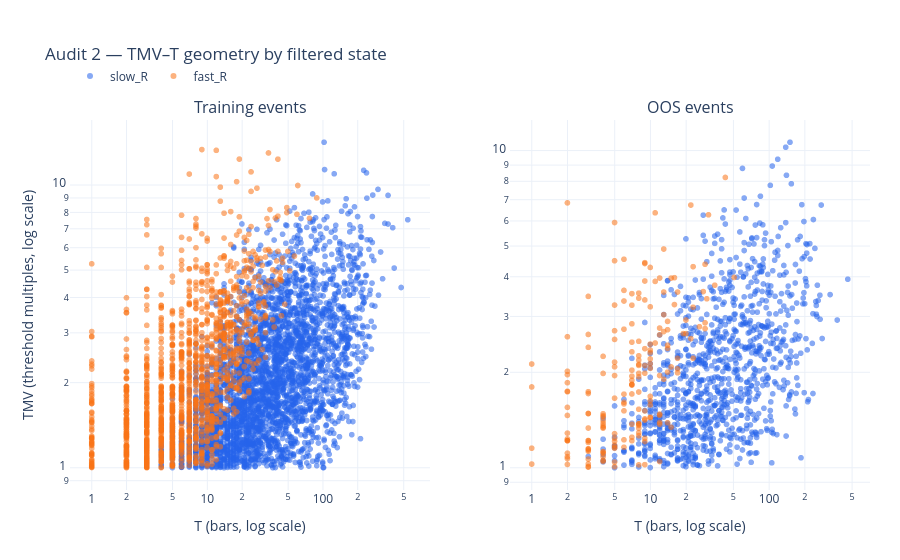

Source (notebook cell):
### Markdown cell above
## Audit 2: TMV–T geometry

Because $R = \mathrm{TMV}\,\theta/T$, equal R lies along a diagonal relationship in TMV–T space. Both axes are logarithmic. This chart reveals whether `fast_R` genuinely corresponds to high movement per unit time, even when two price-chart segments look similar.

### Code cell
tmv_t_audit_fig = plot_hmm_tmv_t_space(audit_events)
tmv_t_audit_fig.show()

### Figure 1 — Plotly figure (JSON) as saved in the notebook; plotly's stock layout.template omitted (floating-point values rounded to 4 significant figures; data arrays with more than 128 entries replaced by an {"elided": "..."} marker saying what was removed)
{"data": [{"customdata": {"elided": "3406x4 mixed values"}, "hovertemplate": "event=%{customdata[0]:.0f}<br>direction=%{customdata[1]}<br>T=%{x:.0f} bars<br>TMV=%{y:.4f}<br>R=%{customdata[2]:.3e}<br>state probability=%{customdata[3]:.3f}<extra></extra>", "legendgroup": "slow_R", "marker": {"color": "#2563eb", "opacity": 0.55, "size": 6}, "mode": "markers", "name": "slow_R", "showlegend": true, "x": {"elided": "3406 int values"}, "y": {"elided": "3406 float values"}, "type": "scattergl", "xaxis": "x", "yaxis": "y"}, {"customdata": {"elided": "1442x4 mixed values"}, "hovertemplate": "event=%{customdata[0]:.0f}<br>direction=%{customdata[1]}<br>T=%{x:.0f} bars<br>TMV=%{y:.4f}<br>R=%{customdata[2]:.3e}<br>state probability=%{customdata[3]:.3f}<extra></extra>", "legendgroup": "fast_R", "marker": {"color": "#f97316", "opacity": 0.55, "size": 6}, "mode": "markers", "name": "fast_R", "showlegend": true, "x": {"elided": "1442 int values"}, "y": {"elided": "1442 float values"}, "type": "scattergl", "xaxis": "x", "yaxis": "y"}, {"customdata": {"elided": "1019x4 mixed values"}, "hovertemplate": "event=%{customdata[0]:.0f}<br>direction=%{customdata[1]}<br>T=%{x:.0f} bars<br>TMV=%{y:.4f}<br>R=%{customdata[2]:.3e}<br>state probability=%{customdata[3]:.3f}<extra></extra>", "legendgroup": "slow_R", "marker": {"color": "#2563eb", "opacity": 0.55, "size": 6}, "mode": "markers", "name": "slow_R", "showlegend": false, "x": {"elided": "1019 int values"}, "y": {"elided": "1019 float values"}, "type": "scattergl", "xaxis": "x2", "yaxis": "y2"}, {"customdata": {"elided": "193x4 mixed values"}, "hovertemplate": "event=%{customdata[0]:.0f}<br>direction=%{customdata[1]}<br>T=%{x:.0f} bars<br>TMV=%{y:.4f}<br>R=%{customdata[2]:.3e}<br>state probability=%{customdata[3]:.3f}<extra></extra>", "legendgroup": "fast_R", "marker": {"color": "#f97316", "opacity": 0.55, "size": 6}, "mode": "markers", "name": "fast_R", "showlegend": false, "x": {"elided": "193 int values"}, "y": {"elided": "193 float values"}, "type": "scattergl", "xaxis": "x2", "yaxis": "y2"}], "layout": {"xaxis": {"anchor": "y", "domain": [0.0, 0.45], "title": {"text": "T (bars, log scale)"}, "type": "log"}, "yaxis": {"anchor": "x", "domain": [0.0, 1.0], "title": {"text": "TMV (threshold multiples, log scale)"}, "type": "log"}, "xaxis2": {"anchor": "y2", "domain": [0.55, 1.0], "title": {"text": "T (bars, log scale)"}, "type": "log"}, "yaxis2": {"anchor": "x2", "domain": [0.0, 1.0], "type": "log"}, "annotations": [{"font": {"size": 16}, "showarrow": false, "text": "Training events", "x": 0.225, "xanchor": "center", "xref": "paper", "y": 1.0, "yanchor": "bottom", "yref": "paper"}, {"font": {"size": 16}, "showarrow": false, "text": "OOS events", "x": 0.775, "xanchor": "center", "xref": "paper", "y": 1.0, "yanchor": "bottom", "yref": "paper"}], "legend": {"orientation": "h", "yanchor": "bottom", "y": 1.08, "xanchor": "left", "x": 0.0}, "margin": {"l": 70, "r": 30, "t": 120, "b": 70}, "title": {"text": "Audit 2 — TMV–T geometry by filtered state"}, "height": 560}}
